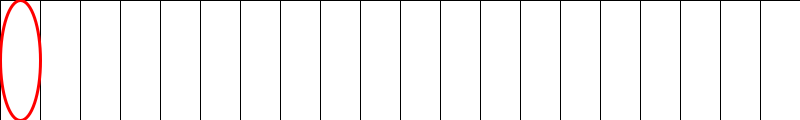
Frame 1 (no input)
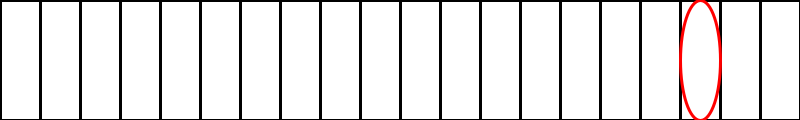
Frame 60 (the mouse pressed at the canvas centre just before this capture)
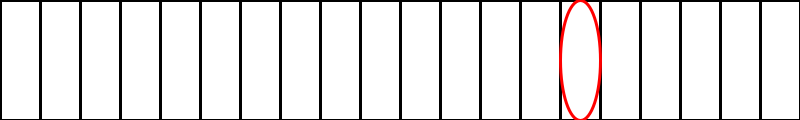
Frame 120 (the mouse held since frame 60 and released just before this capture)

The Processing sketch that drew these frames (run headless with seeded random() and noise(); from frame 60 on, the mouse is pressed at the canvas centre):

// Processing sketch: draw_laticeMove_1D
// ── draw_laticeMove_1D.pde

int xn = 20; //分割数
int x;
int cn_x;

void setup() {
  size(800, 120);
  frameRate(5);
  cn_x = 0;
}

void draw() {
  background(255); //背景を白にする
  //格子を描画する
  stroke(0); //線の色を黒にする
  line(0, 0, width, 0);//(0,0)-(width,0)まで線を引く
  line(0, height, width, height);//(0,height)-(width,height)まで線を引く

  for (int i = 0; i<= xn; i++) {
    x = i * width/xn; //線のx座標
    line(x, 0, x, height);
  }

  //線の色を赤にする
  strokeWeight(3);
  stroke(255, 0, 0);
  //矩形の中に楕円を描画する
    x = width/(2*xn) + cn_x * width/xn; //楕円の中心のx座標を算出
    ellipse(x, height/2, width/xn, height);
    
    if(cn_x < xn){ //まだ円が右端まで言ってないなら
      cn_x ++;//1つ右にずらす
    }else{//まだが右端に達していたら、
      cn_x = 0;//一番左に移動する
    }

}
